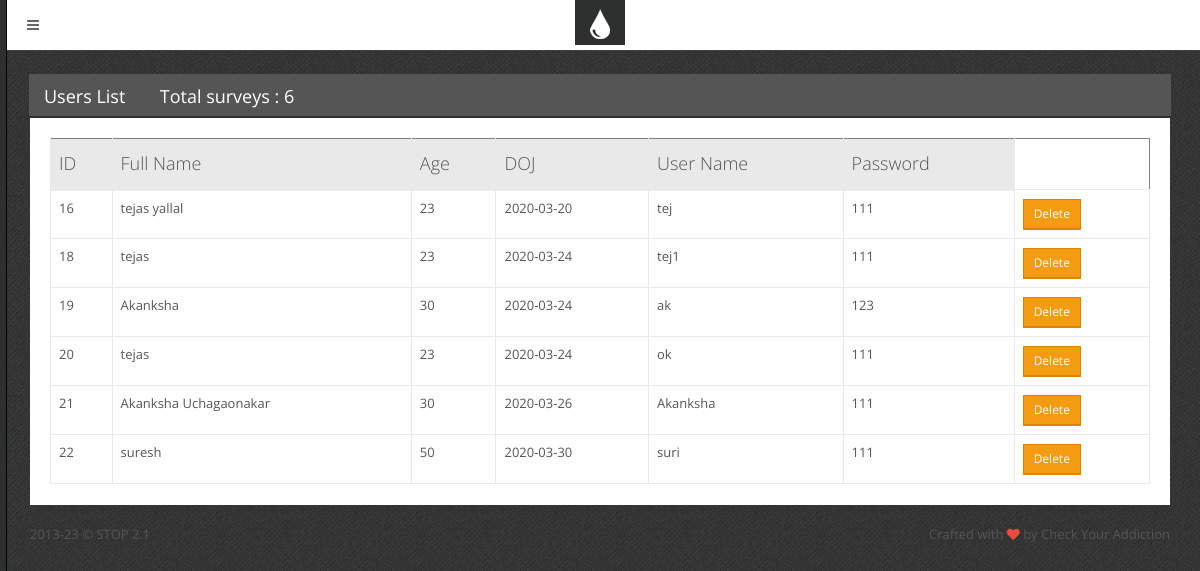
/admin_view1.php, run on the app's committed database.
### tables this page shows
CREATE TABLE IF NOT EXISTS `users` (
  `id` int(255) NOT NULL AUTO_INCREMENT,
  `fname` varchar(256) NOT NULL,
  `age` int(255) NOT NULL,
  `uname` varchar(256) NOT NULL,
  `pswd` varchar(256) NOT NULL,
  `DOJ` varchar(256) NOT NULL,
  PRIMARY KEY (`id`)
);

### admin_view1.php (the view, shortened to what this page needs)
<?php include 'inc/Aconfig.php';  ?>
<?php include 'inc/top.php';       ?>
<?php
	include("db.php");
			$result = mysqli_query($con,"SELECT * FROM users");
			$count=mysqli_num_rows($result);
?>
<div class="block">
        <div class="block-title">
            <h2>Users List</h2>
  			<?php echo"<h4> Total surveys : ".$count."</h4>"; ?>
        </div>
        <div class="table-responsive">
            <table id="general-table" class="table" border="1">
                <thead>
                    <tr>
                        <th>ID</th>
                        <th>Full Name</th>
                        <th>Age</th>
                        <th>DOJ</th>
                        <th >User Name</th>
                        <th >Password</th>
                    </tr>
                </thead>
                <tbody>
                    <?php
								while($test = mysqli_fetch_array($result))
							{
								$bid = $test['id'];
                    ?>
                    <tr>
                        <td ><?php echo "".$test['id'];  ?></td>
                        <td ><?php echo "".$test['fname'];  ?></td>
                        <td ><?php echo "".$test['age'];  ?></td>
                        <td ><?php echo "".$test['DOJ'];  ?></td>
                        <td ><?php echo "".$test['uname'];  ?></td>
                        <td ><?php echo "".$test['pswd'];  ?></td>
                      	<td><?php echo "<a href ='admin_del_survey.php?bid=$bid' class='btn btn-sm btn-primary' >Delete</a>";?></td>
                    </tr>
				<?php } ?>
                </tbody>
 		</table>
        </div>
    </div>
<?php include 'inc/footer.php';  ?>
<?php include 'inc/bottom.php';  ?>

### inc/top.php (shortened to what this page needs)
<!DOCTYPE html>
 <html class="no-js">
    <head>
        <link rel="stylesheet" href="css/bootstrap.css">
        <link rel="stylesheet" href="css/plugins.css">
        <link rel="stylesheet" href="css/main.css">
        <link rel="stylesheet" href="css/themes.css">
    </head>
    <?php
    $body_classes = '';
    if ($template['header'] == 'navbar-fixed-top') {
        $body_classes = 'header-fixed-top';
    } else if ($template['header'] == 'navbar-fixed-bottom') {
        $body_classes = 'header-fixed-bottom';
    }
    ?>
    <body<?php if ($body_classes) { echo ' class="' . $body_classes . '"'; } ?>>
        <div id="sidebar-left"<?php if ($template['sidebar_left'] == 'enable-hover') { echo ' class="enable-hover"'; } ?>>
            <div class="sidebar-content">
                <div class="sidebar-left-scroll">
                </div>
            </div>
        </div>
        <div id="page-container"<?php if ($template['page'] == 'full-width') { echo ' class="full-width"'; } ?>>
            <header class="navbar<?php if ($template['header_navbar']) { echo ' ' . $template['header_navbar']; } ?><?php if ($template['header']) { echo ' '. $template['header']; } ?>">
                <ul class="nav header-nav pull-left">
                    <li>
                        <a href="javascript:void(0)" id="sidebar-left-toggle">
                            <i class="fa fa-bars"></i>
                        </a>
                    </li>
                </ul>
                <a  class="navbar-brand">
                    <img src="img/template/drop.png" alt="FreshUI">
                </a>
            </header>
            <div id="fx-container"<?php if ($template['content_fx']) { echo ' class="'.$template['content_fx'].'"'; } ?>>

### inc/footer.php (shortened to what this page needs)
        <footer class="clearfix">
            <div class="pull-right">
                Crafted with <i class="fa fa-heart text-danger"></i> by Check Your Addiction
            </div>
            <div class="pull-left">
                <span id="year-copy"></span> &copy; <?php echo $template['name'] . ' ' . $template['version']; ?>
            </div>
        </footer>
    </div>
</div>

### inc/bottom.php (shortened to what this page needs)
    </body>
</html>

### data on the page
users: id "16", fname "tejas yallal", age "23", DOJ "2020-03-20", uname "tej", pswd "111"
users: id "18", fname "tejas", age "23", DOJ "2020-03-24", uname "tej1", pswd "111"
users: id "19", fname "Akanksha", age "30", DOJ "2020-03-24", uname "ak", pswd "123"
users: id "20", fname "tejas", age "23", DOJ "2020-03-24", uname "ok", pswd "111"
users: id "21", fname "Akanksha Uchagaonakar", age "30", DOJ "2020-03-26", uname "Akanksha", pswd "111"
users: id "22", fname "suresh", age "50", DOJ "2020-03-30", uname "suri", pswd "111"

### other printed values
$count "6"
$template['name'] "STOP"
$template['version'] "2.1"
